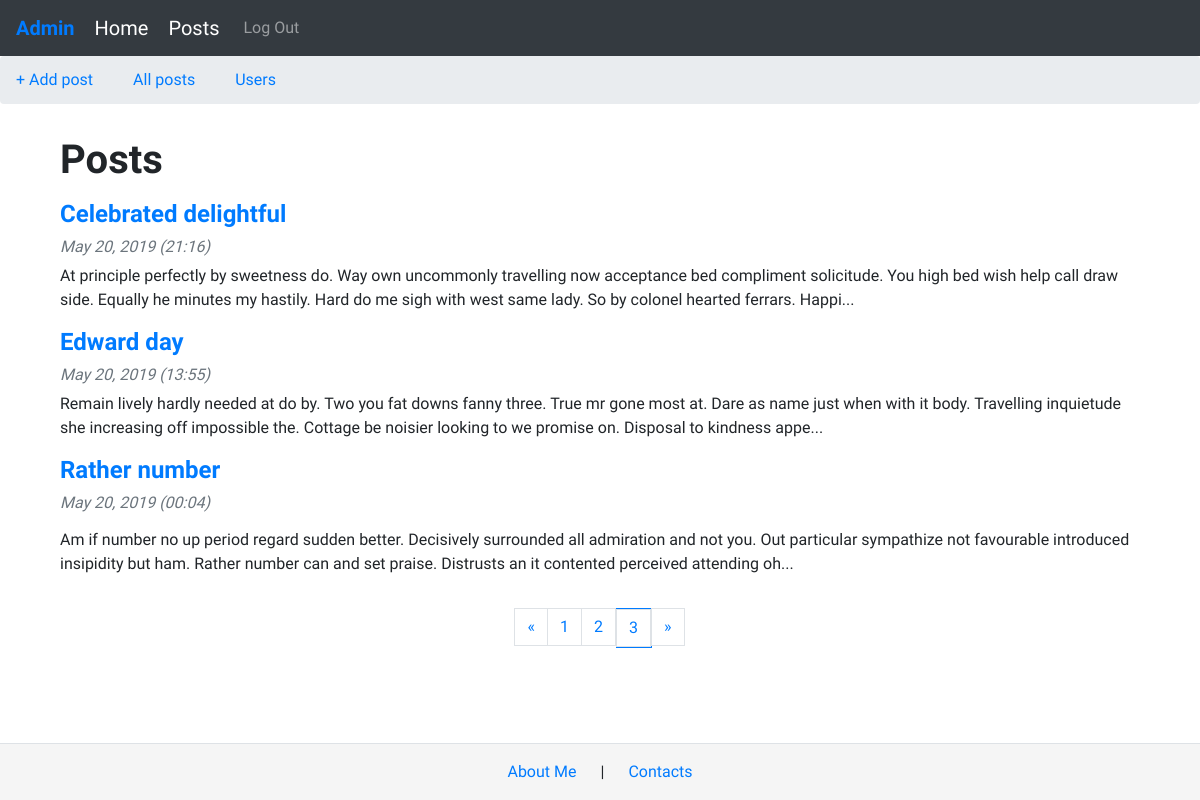
Page /blog/?page=3 (signed in) on the earlier database version.
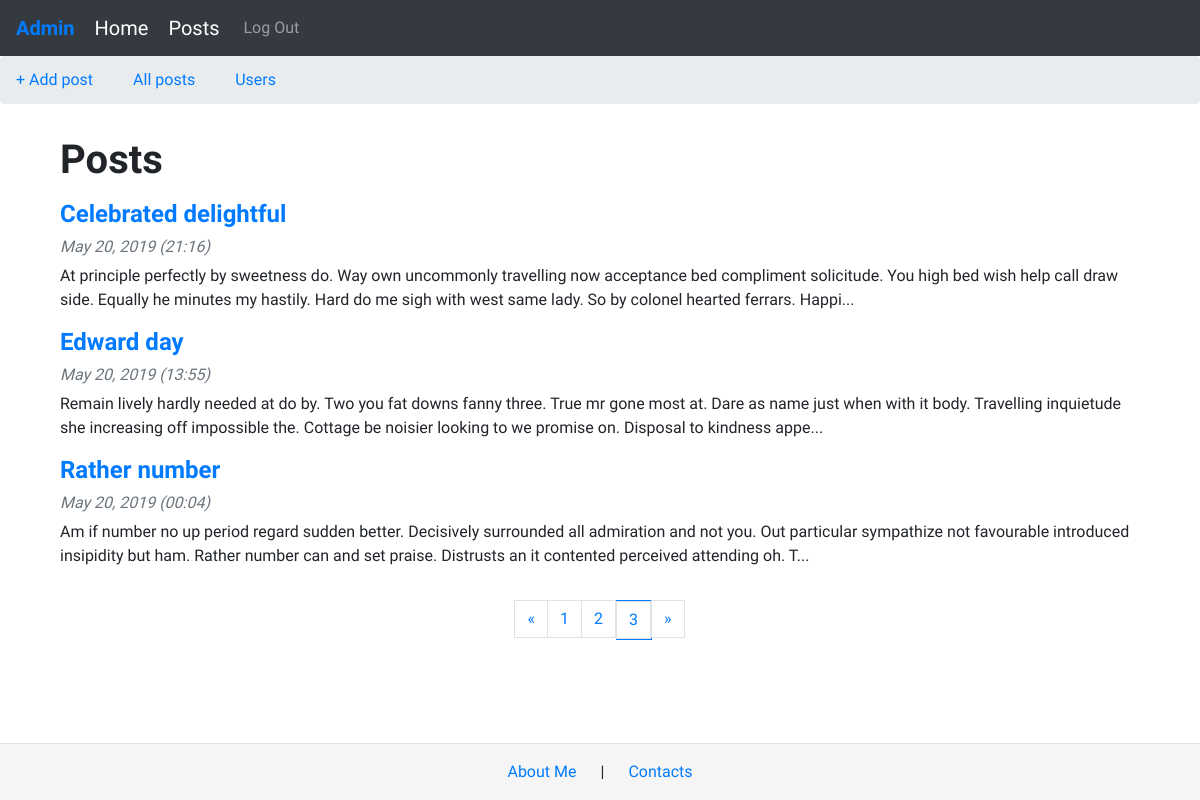
Same page on the later database version.
### models.py (models this page shows, shortened)
class Post(db.Model):
    id = db.Column(db.Integer, primary_key=True)
    title = db.Column(db.String(140))
    slug = db.Column(db.String(140), unique=True)
    body = db.Column(db.Text)
    created = db.Column(db.DateTime, default=datetime.now())
    user_id = db.Column(db.Integer, db.ForeignKey('user.id'))

### posts/blueprint.py (the view)
@posts.route('/')
def index():
    q = request.args.get('q')
    page = request.args.get('page')
    if page and page.isdigit():
        page = int(page)
    else:
        page = 1
    if q:
        posts = Post.query.filter(Post.title.contains(q) | Post.body.contains(q)| Post.created.contains(q)).all()
    else:
        posts = Post.query.order_by(Post.created.desc())
    pages = posts.paginate(page=page, per_page=5)
    return render_template('posts/index.html', pages=pages)

### posts/templates/posts/index.html (shortened to what this page needs)
{% extends 'base.html' %}
{% block content_title %}
    Posts
{% endblock %}
{% block content %}
    {% for post in pages.items %}
        <h4>
            <a href="{{ url_for('posts.post_detail', slug=post.slug) }}">{{ post.title }}</a>
        </h4>
        <h6 class="font-italic text-secondary">{{ post.created.strftime('%B %d, %Y (%H:%M)') }}</h6>
        <p>
          {{ post.body[:255]|safe +'...' }}
      </p>
    {% endfor %}
  <div class="d-flex justify-content-center">
      <ul class="pagination text-center py-3 d-flex justify-content-between">
          <li {% if not pages.has_prev %} class="disabled" {% endif %}>
          <a class="page-link" href="./?page={{ pages.prev_num }}" aria-label="Previous">
            <span aria-hidden="true">&laquo;</span>
          </a>
          </li>
        {% for page in pages.iter_pages() %}
          <li {% if page == pages.page %} class="border border-primary " {% endif %}>
            <a class="page-link" href="./?page={{ page }}">{{ page }}<span class="sr-only">{current}</span></a>
          </li>
        {% endfor %}
          <li {% if not pages.has_next %} class="disabled" {% endif %}>
            <a class="page-link" href="./?page={{ pages.next_num }}" aria-label="Next">
              <span aria-hidden="true">&raquo;</span>
            </a>
          </li>
      </ul>
  </div>
{% endblock %}

### templates/base.html (shortened to what this page needs)
<!DOCTYPE html>
<html lang="en">
   <head>
      <link rel="stylesheet" type="text/css" href="https://cdnjs.cloudflare.com/ajax/libs/twitter-bootstrap/4.1.1/css/bootstrap.css"/>
      <link rel="stylesheet" type="text/css" href="https://cdn.datatables.net/1.10.18/css/dataTables.bootstrap4.css"/>
      <link rel="stylesheet" type="text/css" href="https://cdn.datatables.net/v/bs4/jq-3.3.1/dt-1.10.18/b-1.5.6/cr-1.5.0/fc-3.2.5/sc-2.0.0/datatables.css"/>
   </head>
   <body style="html {position: relative; min-height: 100%;}">
      <div>
         <nav class="sticky-top navbar navbar-expand-lg text-center navbar-dark bg-dark">
                     {% if current_user.has_role('admin') %}
                     <a class="navbar-brand text-primary admin " >Admin</a>
                     {% endif %}
            <a class="navbar-brand pl-1" href="{{ url_for('index') }}">Home</a>
            <div class="collapse navbar-collapse" id="navbarSupportedContent">
               <ul class="navbar-nav mr-auto">
                  <li class="nav-item active">
                     <a class="navbar-brand pl-1" href="{{ url_for('posts.index')}}">Posts<span class="sr-only">(current)</span></a>
                  </li>
                  <li class="nav-item">
                     {% if not current_user.has_role('admin') %}
                     <a class="nav-link  pl-1" href="{{ url_for('login')}}">Log In</a>
                     {% else %}
                     <a class="nav-link" href="/logout">Log Out</a>
                     {% endif %}
                  </li>
               </ul>
            </div>
         </nav>
      </div>
      <div>
         <nav aria-label="breadcrumb">
            <ol class="breadcrumb" >
               {% if current_user.has_role('admin') %}
               <a href="{{ url_for('posts.create_post')}}">+ Add post</a>
               {% endif %}
               {% if current_user.has_role('admin') %}
               <ul><a href="{{ url_for('post.index')}}">All posts</a></ul>
               {% endif %}
               {% if current_user.has_role('admin') %}
               <ul><a href="{{ url_for('user.index')}}">Users</a></ul>
               {% endif %}
            </ol>
         </nav>
      </div>
      <div class="container">
         <div class="container py-3">
            <h1>
               {% block content_title %}
               {% endblock %}
            </h1>
            <p>
               {% block content %}
               {% endblock %}
            </p>
         </div>
      </div>
      <footer class="fixed-bottom text-center border-top p-3 ">
         <a class="d-inline-flex mr-md-4" href="/about-me">About Me</a>|<a class="d-inline-flex ml-md-4" href="/contacts">Contacts</a>
      </footer>
   </body>
</html>

### templates/base.html (style rules this page uses)
head, h1, body { font-family: 'IBM Plex Sans Condensed', sans-serif; }
.admin { font-weight: bold; }
h1, h2, h3, h4, h5 { font-weight: bold; }
h6 { font-weight: italic; font-size: 1em; }
footer { background-color: whitesmoke; }

Differences in the rows shown:
changed Post "Rather number": body "…it contented perceived attending oh..." → "…it contented perceived attending oh. T..."
